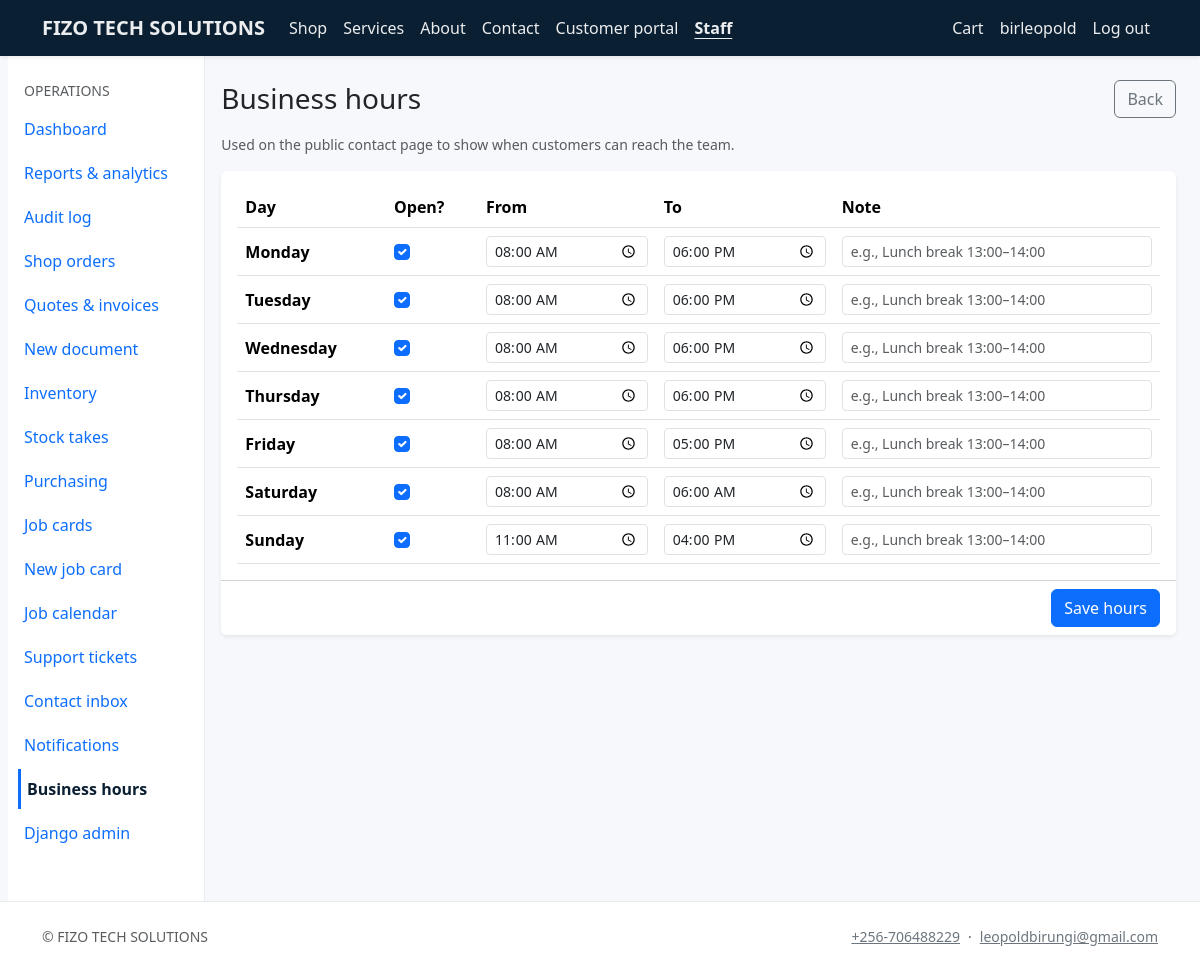
Screenshot of /staff/business-hours/ (signed in) with the database file from the repository.
### core/models.py (models this page shows, shortened)
class CompanySettings(models.Model):
    company_name = models.CharField(max_length=200, default="ALLTECH")
    legal_name = models.CharField(max_length=200, blank=True)
    tagline = models.CharField(max_length=300, blank=True)
    email = models.EmailField(blank=True)
    phone = models.CharField(max_length=64, blank=True)
    website = models.URLField(blank=True)
    address_line = models.CharField(max_length=255, blank=True)
    city = models.CharField(max_length=120, blank=True)
    region = models.CharField(max_length=120, blank=True)
    postal_code = models.CharField(max_length=32, blank=True)
    country = models.CharField(max_length=120, blank=True)
    tax_id = models.CharField(max_length=64, blank=True, verbose_name="Tax / VAT ID")
    bank_details = models.TextField(blank=True, help_text="Shown on invoices / proformas.")
    default_tax_rate = models.DecimalField(
        max_digits=5, decimal_places=2, default=0, help_text="Percentage, e.g. 15.00"
    )
    currency_code = models.CharField(max_length=8, default="UGX")
    logo = models.ImageField(upload_to="company/", blank=True, null=True)
    sla_low_hours = models.PositiveIntegerField(
        default=168, help_text="SLA target (hours) for Low priority work — default 1 week."
    )
    sla_normal_hours = models.PositiveIntegerField(
        default=72, help_text="SLA target (hours) for Normal priority — default 3 days."
    )
    sla_high_hours = models.PositiveIntegerField(
        default=24, help_text="SLA target (hours) for High priority — default 24h."
    )
    sla_urgent_hours = models.PositiveIntegerField(
        default=8, help_text="SLA target (hours) for Urgent priority — default 8h."
    )
    class Meta:
        verbose_name = "Company settings"
        verbose_name_plural = "Company settings"
    @classmethod
    def load(cls) -> "CompanySettings":
        obj, _ = cls.objects.get_or_create(pk=1)
        return obj

class BusinessHours(models.Model):
    DAYS = [
        (0, "Monday"),
        (1, "Tuesday"),
        (2, "Wednesday"),
        (3, "Thursday"),
        (4, "Friday"),
        (5, "Saturday"),
        (6, "Sunday"),
    ]
    weekday = models.PositiveSmallIntegerField(choices=DAYS, unique=True)
    is_open = models.BooleanField(default=True)
    open_time = models.TimeField(null=True, blank=True)
    close_time = models.TimeField(null=True, blank=True)
    note = models.CharField(max_length=160, blank=True)
    class Meta:
        ordering = ["weekday"]
        verbose_name = "Business hours"
        verbose_name_plural = "Business hours"

### core/staff_views.py (the view, shortened to what this page needs)
class BusinessHoursView(StaffRequiredMixin, View):
    template_name = "core/business_hours.html"
    def get(self, request):
        from django.shortcuts import render
        return render(request, self.template_name, {"rows": hours_summary()})

### commerce/cart.py (called while the page is built, shortened)
def _cart_dict(session: dict[str, Any]) -> dict[str, int]:
    raw = session.get(CART_SESSION_KEY)
    if not isinstance(raw, dict):
        return {}

def cart_item_count(session) -> int:
    return sum(_cart_dict(session).values())

### commerce/context_processors.py (called while the page is built)
def cart_summary(request):
    return {"cart_item_count": cart_mod.cart_item_count(request.session)}

### core/context_processors.py (called while the page is built)
def company(request):
    m = getattr(request, "resolver_match", None)
    url_name = getattr(m, "url_name", "") or ""
    ctx = {
        "company": CompanySettings.load(),
        "resolve_url_name": url_name,
    }
    user = getattr(request, "user", None)
    if user is not None and user.is_authenticated and user.is_staff:
        ctx["staff_unread_notifications"] = StaffNotification.objects.filter(
            recipient=user, is_read=False
        ).count()
    else:
        ctx["staff_unread_notifications"] = 0
    return ctx

### core/mixins.py (called while the page is built)
    def test_func(self) -> bool:
        return self.request.user.is_authenticated and self.request.user.is_staff

### core/models.py (called while the page is built)
def hours_summary():
    existing = {h.weekday: h for h in BusinessHours.objects.all()}
    rows = []
    for wd, label in BusinessHours.DAYS:
        rows.append(
            existing.get(wd)
            or BusinessHours(weekday=wd, is_open=False, note="")
        )
    return rows

### templates/core/business_hours.html (shortened to what this page needs)
{% extends "staff_base.html" %}
{% block staff_content %}
<div class="d-flex justify-content-between align-items-center mb-3">
  <h1 class="h3 mb-0">Business hours</h1>
  <a class="btn btn-outline-secondary" href="{% url 'staff_audit_log' %}">Back</a>
</div>
<p class="text-muted small">Used on the public contact page to show when customers can reach the team.</p>
<form method="post" class="card border-0 shadow-sm">
  <div class="card-body">
    <div class="table-responsive">
      <table class="table align-middle mb-0">
        <thead>
          <tr>
            <th>Day</th>
            <th>Open?</th>
            <th>From</th>
            <th>To</th>
            <th>Note</th>
          </tr>
        </thead>
        <tbody>
          {% for r in rows %}
          <tr>
            <th class="align-middle">{{ r.get_weekday_display }}</th>
            <td>
              <input class="form-check-input" type="checkbox" name="is_open_{{ r.weekday }}" {% if r.is_open %}checked{% endif %}>
            </td>
            <td>
              <input class="form-control form-control-sm" type="time" name="open_{{ r.weekday }}" value="{{ r.open_time|date:'H:i' }}">
            </td>
            <td>
              <input class="form-control form-control-sm" type="time" name="close_{{ r.weekday }}" value="{{ r.close_time|date:'H:i' }}">
            </td>
            <td>
              <input class="form-control form-control-sm" type="text" name="note_{{ r.weekday }}" maxlength="160" value="{{ r.note }}" placeholder="e.g., Lunch break 13:00–14:00">
            </td>
          </tr>
          {% endfor %}
        </tbody>
      </table>
    </div>
  </div>
  <div class="card-footer bg-white d-flex justify-content-end">
    <button type="submit" class="btn btn-primary">Save hours</button>
  </div>
</form>
{% endblock %}

### templates/base.html (shortened to what this page needs)
{% load static %}
<!DOCTYPE html>
<html lang="en">
<head>
  <link href="https://cdn.jsdelivr.net/npm/bootstrap@5.3.3/dist/css/bootstrap.min.css" rel="stylesheet">
  <link href="https://cdn.jsdelivr.net/npm/bootstrap-icons@1.11.3/font/bootstrap-icons.min.css" rel="stylesheet">
  <link href="{% static 'css/site.css' %}" rel="stylesheet">
</head>
<body class="d-flex flex-column min-vh-100 site-body">
  <header>
  {% with u=resolve_url_name %}
  <nav class="navbar navbar-expand-lg navbar-dark site-navbar shadow-sm sticky-top" aria-label="Main navigation">
    <div class="container">
      <a class="navbar-brand fw-semibold" href="{% url 'home' %}">{{ company.company_name }}</a>
      <div class="collapse navbar-collapse" id="navMain">
        <ul class="navbar-nav me-auto mb-2 mb-lg-0">
          <li class="nav-item"><a class="nav-link" href="{% url 'product_list' %}" >Shop</a></li>
          <li class="nav-item"><a class="nav-link" href="{% url 'product_list' %}?kind=service" >Services</a></li>
          <li class="nav-item"><a class="nav-link" href="{% url 'about' %}" {% if u == 'about' %}aria-current="page"{% endif %}>About</a></li>
          <li class="nav-item"><a class="nav-link" href="{% url 'contact' %}" {% if u == 'contact' %}aria-current="page"{% endif %}>Contact</a></li>
          <li class="nav-item"><a class="nav-link" href="{% if user.is_authenticated %}{% url 'portal_home' %}{% else %}{% url 'portal_login' %}{% endif %}" {% if 'portal_' in u %}aria-current="page"{% endif %}>Customer portal</a></li>
          {% if user.is_staff %}
          <li class="nav-item"><a class="nav-link" href="{% url 'staff_dashboard' %}" {% if 'staff_' in u %}aria-current="page"{% endif %}>Staff</a></li>
          {% endif %}
        </ul>
        <ul class="navbar-nav ms-auto">
          <li class="nav-item">
            <a class="nav-link" href="{% url 'cart' %}" {% if u == 'cart' or u == 'checkout' %}aria-current="page"{% endif %} {% if cart_item_count %}aria-label="Shopping cart, {{ cart_item_count }} items"{% else %}aria-label="Shopping cart"{% endif %}>Cart
            </a>
          </li>
          {% if user.is_authenticated %}
          <li class="nav-item"><span class="nav-link disabled small" aria-hidden="true">{{ user.get_username }}</span><span class="visually-hidden">Signed in as {{ user.get_username }}</span></li>
          <li class="nav-item">
            <form method="post" action="{% url 'logout' %}" class="d-inline">
              <button type="submit" class="nav-link bg-transparent border-0 text-start w-100 py-2" aria-label="Log out {{ user.get_username }}">Log out</button>
            </form>
          </li>
          {% else %}
          <li class="nav-item"><a class="nav-link" href="{% url 'login' %}" {% if u == 'login' %}aria-current="page"{% endif %}>Staff login</a></li>
          {% endif %}
        </ul>
      </div>
    </div>
  </nav>
  {% endwith %}
  </header>
  <main id="main-content" class="flex-grow-1 site-main">
    {% block content %}{% endblock %}
  </main>
  <footer class="footer-site py-4 mt-auto d-none d-lg-block">
    <div class="container small text-muted d-flex flex-wrap justify-content-between gap-2 align-items-center">
      <span>&copy; {{ company.company_name }}</span>
      <span class="d-flex flex-wrap gap-2 align-items-center">
        {% if company.phone %}<a class="link-secondary text-decoration-underline" href="tel:{{ company.phone|cut:' ' }}">{{ company.phone }}</a>{% endif %}
        {% if company.phone and company.email %}<span aria-hidden="true">·</span>{% endif %}
        {% if company.email %}<a class="link-secondary text-decoration-underline" href="mailto:{{ company.email }}">{{ company.email }}</a>{% endif %}
      </span>
    </div>
  </footer>
</body>
</html>

### static/css/site.css (style rules this page uses)
:root { --at-navy: #0b1f33; --at-accent: #0d6efd; --at-muted: #6c757d; --at-tabbar-h: 3.5rem; --at-tabbar-more: 5.5rem; }
body { font-family: "Segoe UI", system-ui, -apple-system, sans-serif; color: #212529; background: #f6f8fb; }
.site-navbar { background: var(--at-navy) !important; }
.site-navbar .nav-link, .site-navbar .navbar-brand { color: rgba(255, 255, 255, 0.92) !important; }
.site-navbar .nav-link[aria-current="page"] { font-weight: 600; text-decoration: underline; text-underline-offset: 0.25rem; }
.site-navbar button.nav-link, .site-navbar button.nav-link:hover, .site-navbar button.nav-link:focus { color: rgba(255, 255, 255, 0.92) !important; }
.footer-site { background: #fff; border-top: 1px solid #e9ecef; margin-top: 3rem; }
@media (min-width: 992px) { .site-main { padding-bottom: 0 !important; } }

### rows the page displays
CompanySettings: company_name "FIZO TECH SOLUTIONS", phone "+256-706488229", email "leopoldbirungi@gmail.com"
BusinessHours: weekday "Monday", is_open "☑", open_time "08:00", close_time "18:00", weekday "e.g., Lunch break 13:00–14:00"
BusinessHours: weekday "Tuesday", is_open "☑", open_time "08:00", close_time "18:00", weekday "e.g., Lunch break 13:00–14:00"
BusinessHours: weekday "Wednesday", is_open "☑", open_time "08:00", close_time "18:00"
BusinessHours: weekday "Thursday", is_open "☑", open_time "08:00", close_time "18:00", weekday "e.g., Lunch break 13:00–14:00"
BusinessHours: weekday "Friday", is_open "☑", open_time "08:00", close_time "17:00", weekday "e.g., Lunch break 13:00–14:00"
BusinessHours: weekday "Saturday", is_open "☑", open_time "08:00", close_time "06:00"
BusinessHours: weekday "Sunday", is_open "☑", open_time "11:00", close_time "16:00"

### other values shown
{{ user.get_username }} "birleopold"
